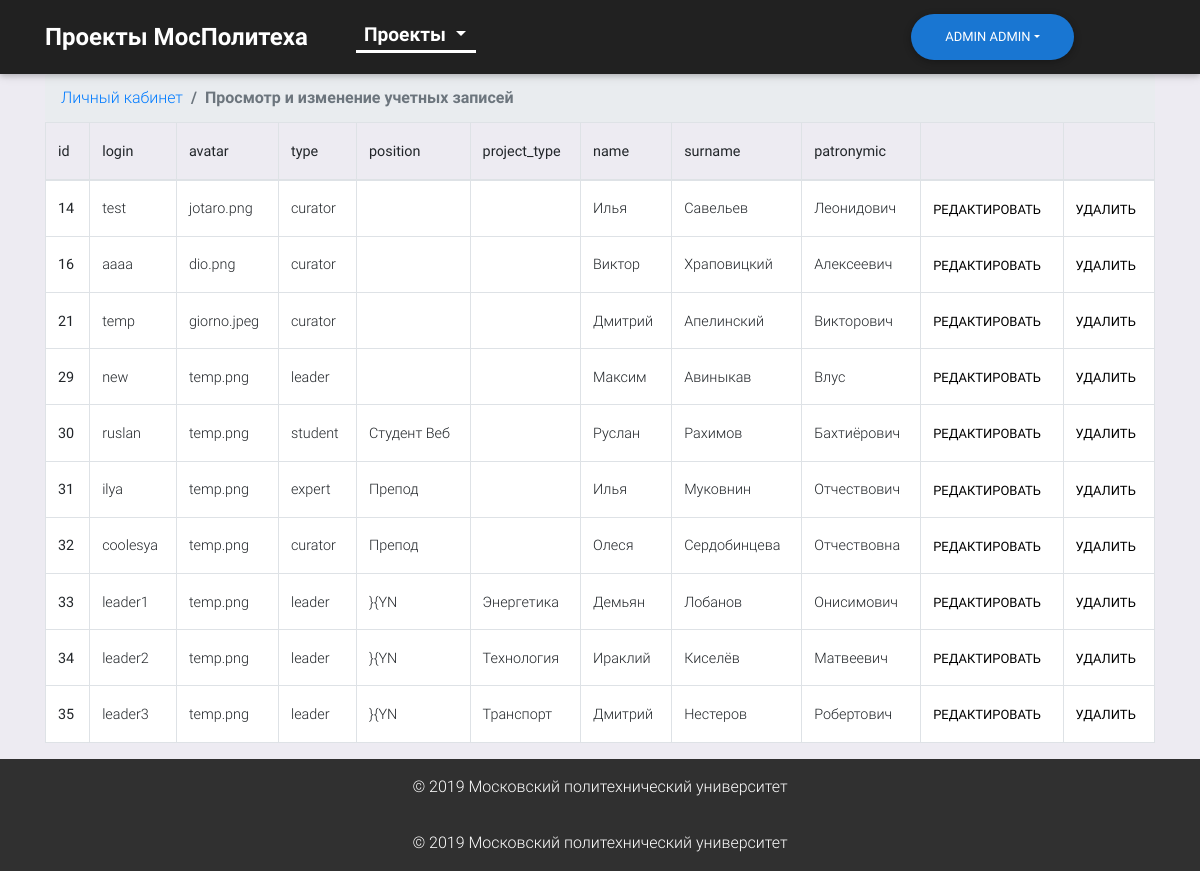
/profile/showaccs (signed in), run on the app's committed database.
### tables this page shows
CREATE TABLE `users` (
  `id` int(10) unsigned NOT NULL AUTO_INCREMENT,
  `login` mediumtext NOT NULL,
  `pswd` varchar(256) NOT NULL,
  `pic` varchar(50) NOT NULL,
  `type` varchar(16) DEFAULT NULL,
  `position` mediumtext,
  `project_type` varchar(32) DEFAULT NULL,
  `p_type_des` mediumtext,
  `name` varchar(64) NOT NULL,
  `surname` varchar(64) NOT NULL,
  `patronymic` varchar(64) DEFAULT NULL,
  PRIMARY KEY (`id`)
);

### config/routes.php (called while the page is built)
<?php
return array (
    'projects/search-(.*)/([ab][ab])/page-([0-9]+)' => 'home/index/$3/$2/$1',
    'projects/search-(.*)/page-([0-9]+)' => 'home/index/$2/no/$1/',
    'projects/search-(.*)/([ab][ab])' => 'home/index/1/$2/$1',
    'projects/search-(.*)' => 'home/index/1/no/$1',
    'projects/([а-яА-ЯЁёa-zA-Z]+)/([ab][ab])/page-([0-9]+)' => 'home/category/$1/$3/$2',
    'projects/([а-яА-ЯЁёa-zA-Z]+)/([ab][ab])' => 'home/category/$1/1/$2',
    'projects/([ab][ab])/page-([0-9]+)' => 'home/index/$2/$1',
    'projects/([а-яА-ЯЁёa-zA-Z]+)/page-([0-9]+)' => 'home/category/$1/$2',
    'projects/page-([0-9]+)' => 'home/index/$1',
    'page-([0-9]+)' => 'home/index/$1',
    'projects/([ab][ab])' => 'home/index/1/$1',
    'projects/([а-яА-ЯЁёa-zA-Z]+)' => 'home/category/$1',
    'projects' => 'home/index',
    'myprojectlist' => 'project/myProjects',
    'teammaking-id([0-9]+)' => 'project/teamMaking/$1',
    'projectTeam' => 'project/projectTeam',
    'addCriteria-id([0-9]+)' => 'project/createCriteria/$1',
    'project/id-([0-9]+)' => 'project/index/$1',
    'profile/addProject' => 'profile/add',
    'profile/newtype' => 'profile/newtype',
    'profile/showaccs' => 'profile/showaccs',
    'profile/editacc/id([0-9]+)' => 'profile/accountEdit/2/$1',
    'profile/newacc' => 'profile/accountEdit/1',
    'profile' => 'profile/index',
    'login' => 'login/index',
    'logout' => 'login/logout',
    'notfound' => 'notfound/index',
    '' => 'home/index',
    );

### controllers/ProfileController.php (called while the page is built, shortened)
<?php
class ProfileController
{
    public function actionShowAccs()
    {
        $accs = User::getAllAccs();
        require(ROOT.'/views/admin/showaccs.phtml');
        return true;
    }
}

### index.php (called while the page is built, shortened)
<?php
$router = new Router();
$router->run();

### models/User.php (called while the page is built, shortened)
<?php
class User
{
    public static function getAllAccs($type = false)
    {
        $db = Db::getConnection();
        $sql = 'SELECT id, login, pic, type, position, project_type, name, surname, patronymic FROM users WHERE NOT type = \'admin\'';
        $accs = array();
        $result = $db->query($sql);
        $i = 0;
        while ($row = $result->fetch())
        {
            $accs[$i]['id'] = $row['id'];
            $accs[$i]['login'] = $row['login'];
            $accs[$i]['pic'] = $row['pic'];
            $accs[$i]['type'] = $row['type'];
            $accs[$i]['position'] = $row['position'];
            $accs[$i]['project_type'] = $row['project_type'];
            $accs[$i]['name'] = $row['name'];
            $accs[$i]['surname'] = $row['surname'];
            $accs[$i]['patronymic'] = $row['patronymic'];
            $i++;
        }
        return $accs;
    }
}

### views/admin/showaccs.phtml (the view)
<?php $site = 'Кабинет'; include(ROOT.'/views/layouts/header.phtml'); ?>
  <main class="flex-fill">
        <div class="container">
            <nav aria-label="breadcrumb">
                <ol class="breadcrumb">
                    <li class="breadcrumb-item"><a href="/profile">Личный кабинет</a></li>
                    <li class="breadcrumb-item active">Просмотр и изменение учетных записей</li>
                </ol>
            </nav>
            <div class="table-responsive">
                <table id="tablePreview" class="table table-bordered">
                    <thead>
                        <tr>
                            <th>id</th>
                            <th>login</th>
                            <th>avatar</th>
                            <th>type</th>
                            <th>position</th>
                            <th>project_type</th>
                            <th>name</th>
                            <th>surname</th>
                            <th>patronymic</th>
                            <th></th>
                            <th></th>
                        </tr>
                    </thead>
                    <tbody class="white">
                    <?php foreach($accs as $acc)
                    {
                        echo '<tr>
                        <th>'.$acc['id'].'</th>
                        <td>'.$acc['login'].'</td>
                        <td>'.$acc['pic'].'</td>
                        <td>'.$acc['type'].'</td>
                        <td>'.$acc['position'].'</td>
                        <td>'.$acc['project_type'].'</td>
                        <td>'.$acc['name'].'</td>
                        <td>'.$acc['surname'].'</td>
                        <td>'.$acc['patronymic'].'</td>
                        <td><a type="button" href="/profile/editacc/id'.$acc['id'].'" class="btn btn-link p-0">Редактировать</a></td>
                        <td><a type="button" class="btn btn-link p-0">Удалить</a></td>
                        </tr>';
                    }
                    ?>
                    </tbody>
                </table>
            </div>
        </div>
  </main>
  <footer class="py-3">
    © 2019 Московский политехнический университет
  </footer>
<?php include(ROOT.'/views/layouts/footer.phtml'); ?>
</body>
</html>

### components/Router.php (shortened to what this page needs)
<?php
class Router
{
    private $routes;
    public function __construct()
    {
        $routesPath= ROOT.'/config/routes.php';
        $this->routes = include($routesPath);
    }
    private function getURI()
    {
        if (!empty($_SERVER['REQUEST_URI'])) {
            return trim($_SERVER['REQUEST_URI'], '/');
        }
    }
    public function run()
    {
        $uri = urldecode($this->getURI());
        foreach ($this->routes as $uriPattern => $path) {
            if (preg_match("~$uriPattern~", $uri)) {
                $internalRoute = preg_replace("~$uriPattern~", $path, $uri);
                $segments = explode('/', urldecode($internalRoute));
                $controllerName = array_shift($segments). 'Controller';
                $actionName = 'action' . ucfirst(array_shift($segments));
                $parameters = $segments;
                $controllerObject = new $controllerName;
                if (method_exists($controllerObject, $actionName)) {
                $result = call_user_func_array(array($controllerObject, $actionName), $parameters);}
                else
                {
                    self::ErrorPage404();
                }
                if ($result != null) {
                    break;
                }
            }
        }
    }
}
?>

### template/css/main.css (style rules this page uses)
body { background-color: #edebf2; min-height: 100vh; }
.navbar-brand, .active { font-weight: 600; }
main { padding: 30px 0px 10px 0px; }
#request-table th, td { white-space: nowrap; }
footer { background-color: #303030; text-align: center; color: white; }

### template/css/project.css (style rules this page uses)
main { padding: 0px; }
.breadcrumb { margin-bottom: 0px; }

### data on the page
users: id "14", login "test", pic "jotaro.png", type "curator", name "Илья", surname "Савельев", patronymic "Леонидович"
users: id "16", login "aaaa", pic "dio.png", type "curator", name "Виктор", surname "Храповицкий", patronymic "Алексеевич"
users: id "21", login "temp", pic "giorno.jpeg", type "curator", name "Дмитрий", surname "Апелинский", patronymic "Викторович"
users: id "29", login "new", pic "temp.png", type "leader", name "Максим", surname "Авиныкав", patronymic "Влус"
users: id "30", login "ruslan", pic "temp.png", type "student", position "Студент Веб", name "Руслан", surname "Рахимов", patronymic "Бахтиёрович"
users: id "31", login "ilya", pic "temp.png", type "expert", position "Препод", name "Илья", surname "Муковнин", patronymic "Отчествович"
users: id "32", login "coolesya", pic "temp.png", type "curator", position "Препод", name "Олеся", surname "Сердобинцева", patronymic "Отчествовна"
users: id "33", login "leader1", pic "temp.png", type "leader", position "}{YN", project_type "Энергетика", name "Демьян", surname "Лобанов", patronymic "Онисимович"
users: id "34", login "leader2", pic "temp.png", type "leader", position "}{YN", project_type "Технология", name "Ираклий", surname "Киселёв", patronymic "Матвеевич"
users: id "35", login "leader3", pic "temp.png", type "leader", position "}{YN", project_type "Транспорт", name "Дмитрий", surname "Нестеров", patronymic "Робертович"
